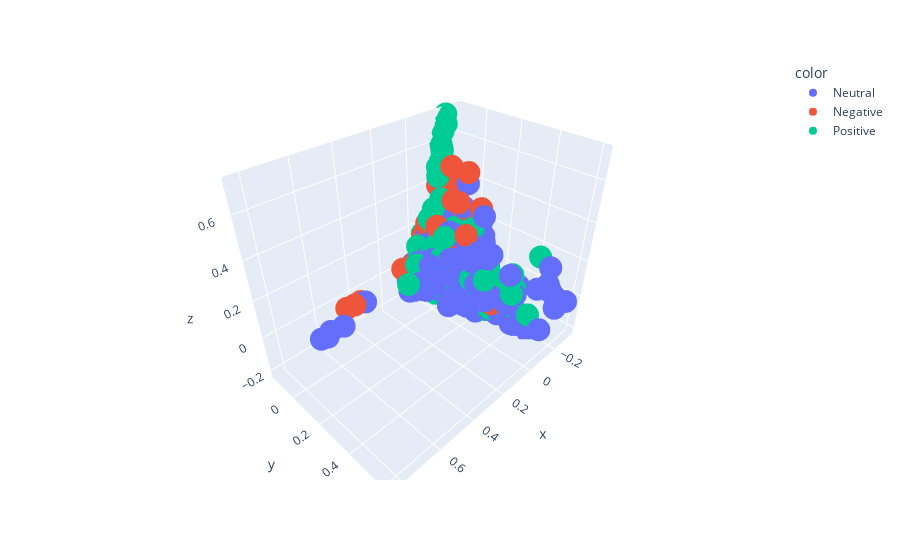

The cell this chart's notebook holds for it:
### Code cell
px.scatter_3d(x=pca[:,0],y=pca[:,1],z=pca[:,2],color=vader['Overall Sentiment'].values)

### Figure 1 — Plotly figure (JSON) as saved in the notebook; plotly's stock layout.template omitted (floating-point values rounded to 4 significant figures; data arrays with more than 128 entries replaced by an {"elided": "..."} marker saying what was removed)
{"data": [{"hovertemplate": "color=Neutral<br>x=%{x}<br>y=%{y}<br>z=%{z}<extra></extra>", "legendgroup": "Neutral", "marker": {"color": "#636efa", "symbol": "circle"}, "mode": "markers", "name": "Neutral", "scene": "scene", "showlegend": true, "type": "scatter3d", "x": {"elided": "1462 float values"}, "y": {"elided": "1462 float values"}, "z": {"elided": "1462 float values"}}, {"hovertemplate": "color=Negative<br>x=%{x}<br>y=%{y}<br>z=%{z}<extra></extra>", "legendgroup": "Negative", "marker": {"color": "#EF553B", "symbol": "circle"}, "mode": "markers", "name": "Negative", "scene": "scene", "showlegend": true, "type": "scatter3d", "x": {"elided": "543 float values"}, "y": {"elided": "543 float values"}, "z": {"elided": "543 float values"}}, {"hovertemplate": "color=Positive<br>x=%{x}<br>y=%{y}<br>z=%{z}<extra></extra>", "legendgroup": "Positive", "marker": {"color": "#00cc96", "symbol": "circle"}, "mode": "markers", "name": "Positive", "scene": "scene", "showlegend": true, "type": "scatter3d", "x": {"elided": "1297 float values"}, "y": {"elided": "1297 float values"}, "z": {"elided": "1297 float values"}}], "layout": {"legend": {"title": {"text": "color"}, "tracegroupgap": 0}, "margin": {"t": 60}, "scene": {"domain": {"x": [0, 1], "y": [0, 1]}, "xaxis": {"title": {"text": "x"}}, "yaxis": {"title": {"text": "y"}}, "zaxis": {"title": {"text": "z"}}}}}
